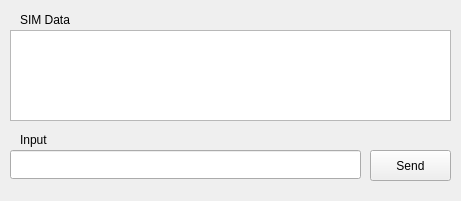
<?xml version="1.0" encoding="UTF-8"?>
<ui version="4.0">
 <class>Settings</class>
 <widget class="QWidget" name="Settings">
  <property name="geometry">
   <rect>
    <x>0</x>
    <y>0</y>
    <width>461</width>
    <height>201</height>
   </rect>
  </property>
  <property name="windowTitle">
   <string>Form</string>
  </property>
  <widget class="QLabel" name="label">
   <property name="geometry">
    <rect>
     <x>20</x>
     <y>10</y>
     <width>71</width>
     <height>19</height>
    </rect>
   </property>
   <property name="text">
    <string>SIM Data</string>
   </property>
  </widget>
  <widget class="QLineEdit" name="lineEdit">
   <property name="geometry">
    <rect>
     <x>10</x>
     <y>150</y>
     <width>351</width>
     <height>29</height>
    </rect>
   </property>
  </widget>
  <widget class="QLabel" name="label_2">
   <property name="geometry">
    <rect>
     <x>20</x>
     <y>130</y>
     <width>71</width>
     <height>19</height>
    </rect>
   </property>
   <property name="text">
    <string>Input</string>
   </property>
  </widget>
  <widget class="QPushButton" name="pushButton">
   <property name="geometry">
    <rect>
     <x>370</x>
     <y>150</y>
     <width>81</width>
     <height>31</height>
    </rect>
   </property>
   <property name="text">
    <string>Send</string>
   </property>
  </widget>
  <widget class="QTextEdit" name="textEdit">
   <property name="geometry">
    <rect>
     <x>10</x>
     <y>30</y>
     <width>441</width>
     <height>91</height>
    </rect>
   </property>
  </widget>
 </widget>
 <resources/>
 <connections/>
</ui>
